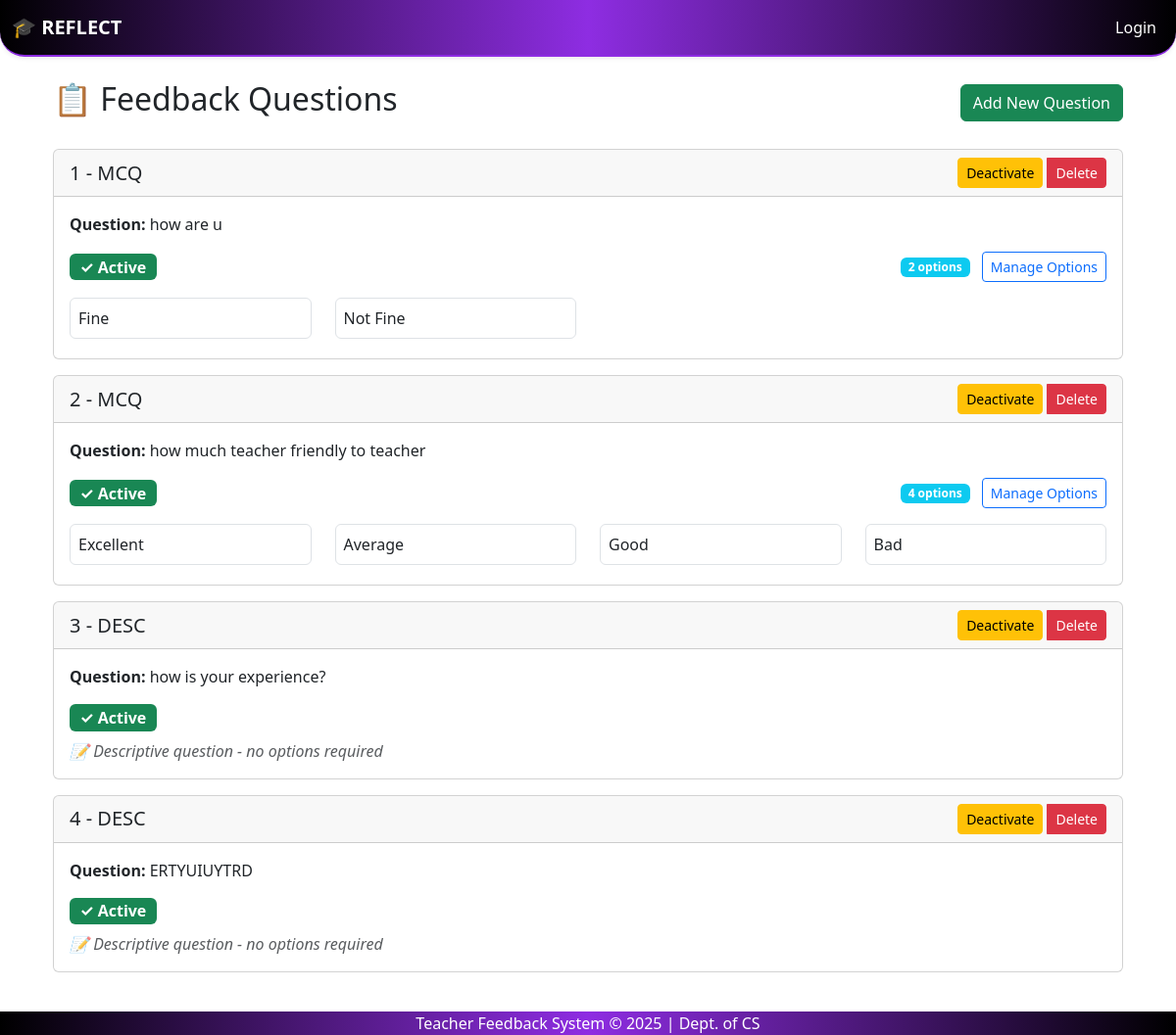
The app's page /questions/, older data.
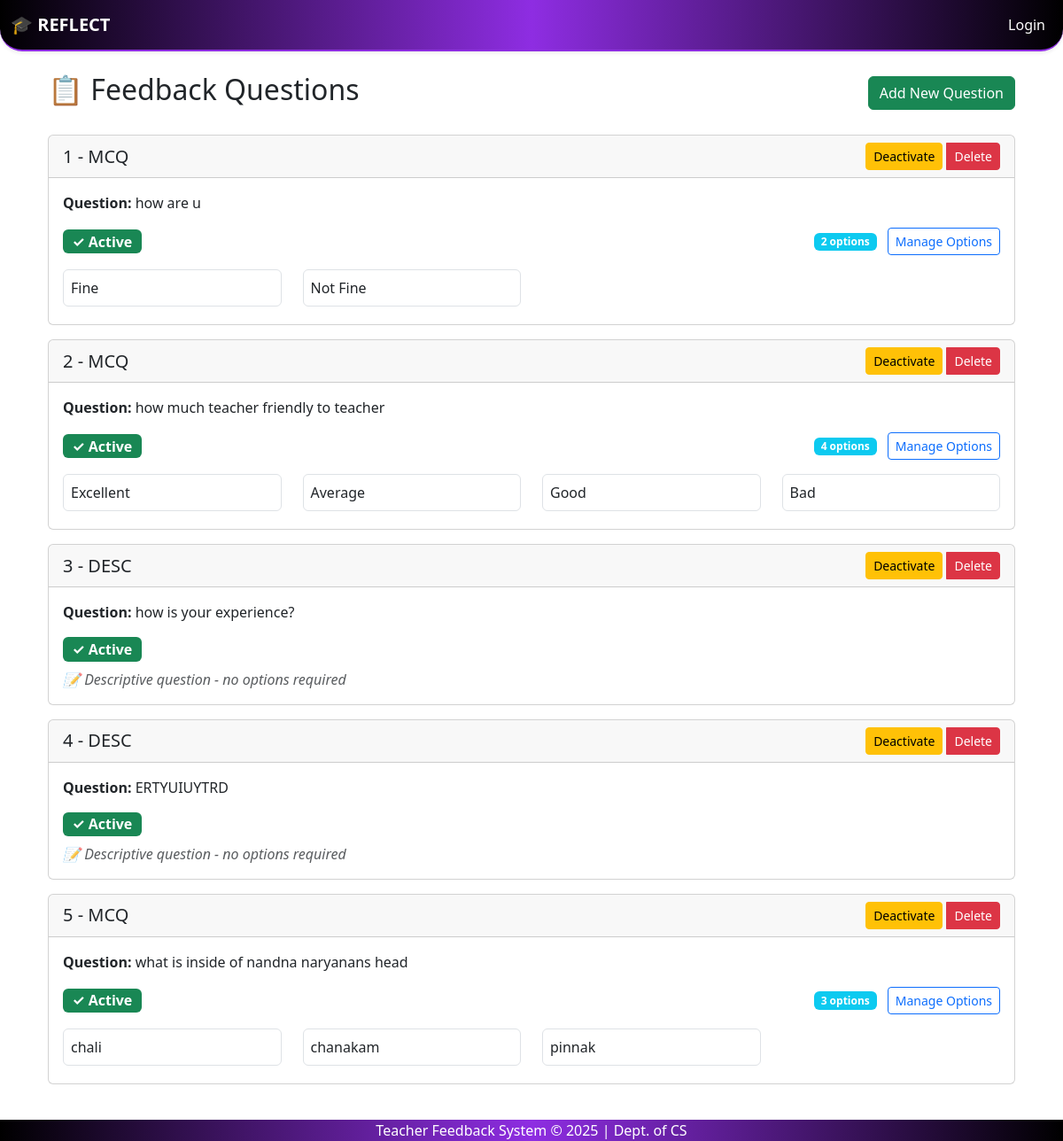
The same page, newer data.
### feedback_app/models.py (models this page shows, shortened)
class FeedbackQuestion(models.Model):
    q_id = models.AutoField(primary_key=True)
    q_desc = models.TextField()
    q_type = models.CharField(max_length=20)  # e.g., 'MCQ' or 'DESC'
    active = models.BooleanField(default=True)

class FeedbackQOption(models.Model):
    q = models.ForeignKey(FeedbackQuestion, on_delete=models.CASCADE)
    ans_id = models.CharField(max_length=10)  # Custom ID (not necessary for options)
    answer = models.CharField(max_length=200)  # The text of the option (e.g., "Excellent")

### feedback_app/views.py (the view)
# urls.py: path('questions/', views.list_questions, name='list_questions'),
def list_questions(request):
    questions = FeedbackQuestion.objects.all().order_by('-active', 'q_id')  # Show active questions first
    return render(request, 'list_questions.html', {'questions': questions})

### feedback_app/context_processors.py (called while the page is built)
def is_admin(request):
    user = request.user
    return {'is_admin': user.is_superuser or user.groups.filter(name='admin').exists()}

def is_hod(request):
    return {'is_hod': request.user.groups.filter(name='hod').exists()}

def is_teacher(request):
    return {'is_teacher': request.user.groups.filter(name='teacher').exists()}

### templates/list_questions.html (shortened to what this page needs)
{% extends 'base.html' %}
{% block content %}
<div class="container">
    <div class="d-flex justify-content-between align-items-center mb-4">
        <h2>📋 Feedback Questions</h2>
        <a href="{% url 'add_question' %}" class="btn btn-success">
             Add New Question
        </a>
    </div>
    <div class="row">
        {% for q in questions %}
        <div class="col-md-12 mb-3">
            <div class="card {% if not q.active %}border-secondary{% endif %}">
                <div
                    class="card-header d-flex justify-content-between align-items-center {% if not q.active %}bg-light text-muted{% endif %}">
                    <div>
                        <h5 class="mb-0">{{ q.q_id }} - {{ q.q_type }}</h5>
                    </div>
                    <div class="btn-group" role="group">
                        <form method="post" action="{% url 'toggle_question_status' q.q_id %}" style="display: inline;">
                            {% if q.active %}
                            <button type="submit" class="btn btn-sm btn-warning"
                                onclick="return confirm('Are you sure you want to deactivate this question?')">
                                 Deactivate
                            </button>
                            {% else %}
                            <button type="submit" class="btn btn-sm btn-success"
                                onclick="return confirm('Are you sure you want to activate this question?')">
                                <i class="fas fa-play"></i> Activate
                            </button>
                            {% endif %}
                        </form>
                        <a href="{% url 'delete_question' q.q_id %}" class="btn btn-sm btn-danger ms-1">
                             Delete
                        </a>
                    </div>
                </div>
                <div class="card-body {% if not q.active %}text-muted{% endif %}">
                    <p class="card-text"><strong>Question:</strong> {{ q.q_desc }}</p>
                    <div class="d-flex justify-content-between align-items-center">
                        <span class="badge {% if q.active %}bg-success{% else %}bg-secondary{% endif %} fs-6">
                            {% if q.active %}✓ Active{% else %}⏸ Inactive{% endif %}
                        </span>
                        {% if q.q_type == 'MCQ' %}
                        <div>
                            <span class="badge bg-info">{{ q.feedbackqoption_set.count }} options</span>
                            <a href="{% url 'add_options' q.q_id %}" class="btn btn-sm btn-outline-primary ms-2">
                                 Manage Options
                            </a>
                        </div>
                        {% endif %}
                    </div>
                    {% if q.q_type == 'MCQ' and q.feedbackqoption_set.all %}
                    <div class="mt-3">
                        <div class="row mt-2">
                            {% for option in q.feedbackqoption_set.all %}
                            <div class="col-md-3 mb-1">
                                <div class="p-2 border rounded bg-white text-dark">
                                    {{ option.answer }}
                                </div>
                            </div>
                            {% endfor %}
                        </div>
                    </div>
                    {% elif q.q_type == 'DESC' %}
                    <div class="mt-2">
                        <em class="text-muted">📝 Descriptive question - no options required</em>
                    </div>
                    {% endif %}
                </div>
            </div>
        </div>
        {% endfor %}
    </div>
</div>
{% endblock %}

Row changes from the older to the newer data that the page shows:
added FeedbackQuestion: q_id "5", q_type "MCQ", active "Deactivate", q_desc "what is inside of nandna naryanans head", feedbackqoption_set.count "3"
added FeedbackQOption: answer "chali", shown under "5"
added FeedbackQOption: answer "chanakam", shown under "5"
added FeedbackQOption: answer "pinnak", shown under "5"
